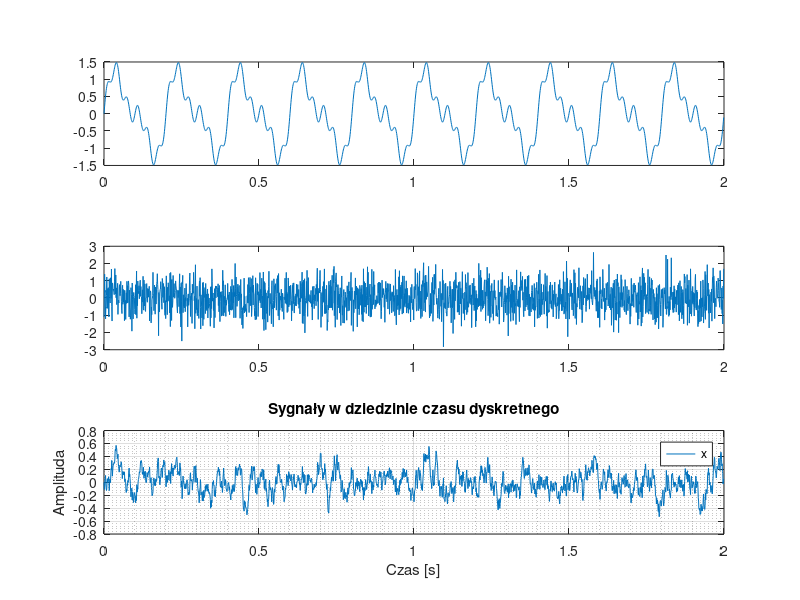

Source code (MATLAB):
%% Sekcja 1: Generowanie sygnałów (Tp=0.001, N=2000)
rng(77,'twister'); % stałe ziarno generatora liczb losowych

Tp = 0.001;
N=2000
n = 0:N-1;
sigma = 0.8;
x = sin(2*pi*5*n*Tp) + 0.5*sin(2*pi*10*n*Tp) + 0.25*sin(2*pi*30*n*Tp);
e = sigma * randn(1,N);
H = tf([0.1], [1, -0.9], Tp);
v = lsim(H, e, n*Tp);

figure; 
subplot(3,1,1)
plot(n*Tp, [x(:)]);  % Transpozycja (:) na kolumny  Nx3

subplot(3,1,2)
plot(n*Tp, [e(:)]); 

subplot(3,1,3)
plot(n*Tp, [v(:)]); 
legend('x', 'e (biały)', 'v (kolorowy)'); 
title('Sygnały w dziedzinie czasu dyskretnego');
xlabel('Czas [s]');
ylabel('Amplituda');
grid on;
grid minor;
